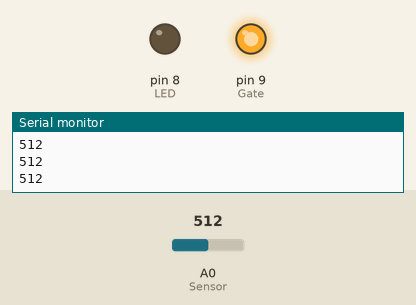
Bench run of a sketch on a simulated Arduino Uno, built with avr-gcc and run on an emulated ATmega328P. Parts: output pins drawn as LEDs (lit = HIGH), the last lines printed to the serial monitor. Inputs (shaded band) come from the test bench; at power-on: A0 (Sensor) = 512.

Above: at 1.2 s.
1.3 s: A0 (Sensor) set to 266
2.8 s: A0 (Sensor) set to 235
At 3.4 s:
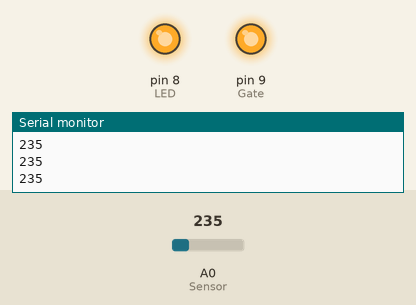
4.3 s: A0 (Sensor) set to 260
At 5.5 s:
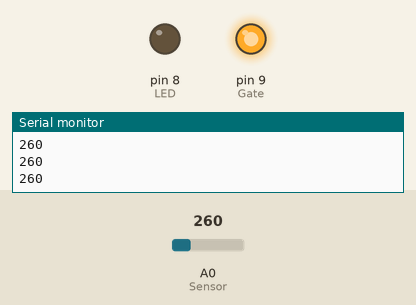
5.8 s: A0 (Sensor) set to 240
At 6.9 s:
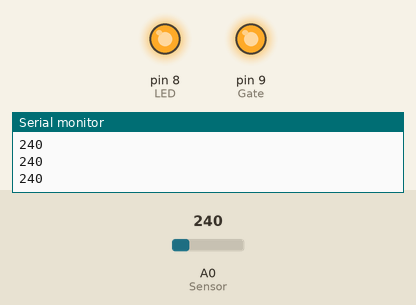
Timing chart, 0 to 8.3 s (numbered marks = the images above; inputs shaded):
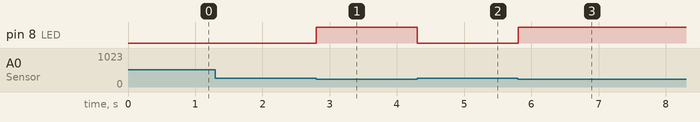

The sketch:

LightGate.ino
```cpp
byte LED = 8; //Set an output in this case a LED, can also be a electromagnet in a coil gun or a relay for a more powerful light such as incandesant bulb
byte Sensor = A0; //analog input from the LDR
byte Gate = 9; //Part of the light gate
int thresh_hold = 250; //thresh hold directly affects the sensitivity, higher value is less sensitive, i found 250 works in a dimly lit room with a blue 5v LED about 10mm away from the LDR

void setup() {
  pinMode(LED, OUTPUT);
  pinMode(Gate, OUTPUT);
  Serial.begin(9600);
  digitalWrite(Gate, 1);
  digitalWrite(LED, 0);
}

void loop() {
  int val = analogRead(Sensor);
  if (val <= thresh_hold)
  {
    //add code for when light is not present or blocked
    digitalWrite(LED, 1);
    Serial.print(val);
    Serial.print("\n");
  }
  else if (val > thresh_hold)
  {
    //add code for when light is present or not blocked
    digitalWrite(LED, 0);
    Serial.print(val);
    Serial.print("\n");
  }
  //Read the value and compare to thresh hold add code freely to if and else if
}
```

Measured:
- the behaviour switches between 251 and 250 on A0 (Sensor) (found by bisection; images 0 and 1)
- after the input at 2.8 s, pin 8 (LED): LOW → HIGH at once
- after the input at 4.3 s, pin 8 (LED): HIGH → LOW at once
- after the input at 5.8 s, pin 8 (LED): LOW → HIGH at once
